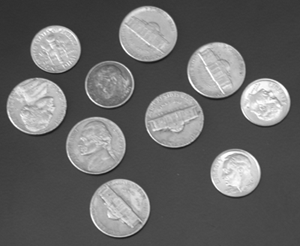
%> input picture image/Images-20231018/coins.png, 300 x 246 px
$ octave bounus.m   (GNU Octave 9; MATLAB toolbox functions it lacks are replaced by stand-ins)
%> lines starting %> are read from the running program, lines starting %| are printed output that depends on the picture; in (x1, y1, x2, y2) boxes, pixels count from 0 and x2, y2 are one past the last pixel; in counts of white or black regions, pixels touching at a corner belong together; the program's own positions count from 1
A=imread('coins.png');
%> A is the input picture: size 246x300 uint8; min 23, max 255, mean 103
B=im2bw(A,graythresh(A)-0.15);
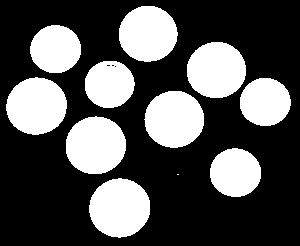
%> B: size 246x300 logical; 32.4% white; 11 white regions (1 under 20 px), largest, box (x1, y1, x2, y2) and area: (89, 178, 150, 238) 2836, (66, 116, 126, 174) 2751, (6, 77, 67, 135) 2729
c=imopen(B,ones(5,5));
%> c: size 246x300 logical; 32.3% white; 10 white regions, largest, box (x1, y1, x2, y2) and area: (89, 179, 150, 237) 2829, (66, 117, 126, 174) 2749, (6, 78, 67, 135) 2726
s=size(c);
%> s = [246 300]
count=0;
f=ones(3,3);
f(2,2)=0;
g=ordfilt2(c,8,f);
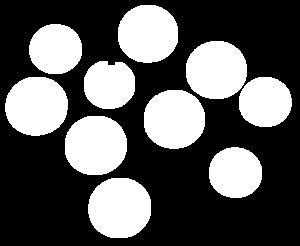
%> g: size 246x300 logical; 35.3% white; 10 white regions, largest, box (x1, y1, x2, y2) and area: (88, 178, 151, 238) 3071, (65, 116, 127, 175) 2987, (5, 77, 68, 136) 2966
for i=1:15
    g=imerode(g,ones(3,3));
end
%> this loop made 15 passes
%> pass 2, `g=imerode(g,ones(3,3));`:
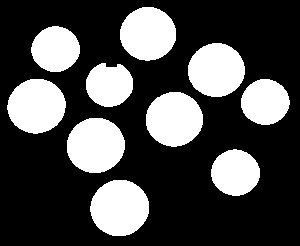
%> g: size 246x300 logical; 29.4% white; 10 white regions, largest, box (x1, y1, x2, y2) and area: (90, 180, 149, 236) 2595, (67, 118, 125, 173) 2519, (7, 79, 66, 134) 2494
%> pass 3, `g=imerode(g,ones(3,3));`:
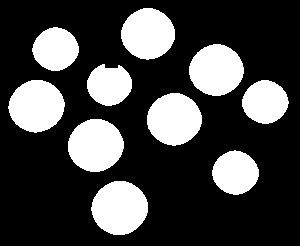
%> g: size 246x300 logical; 26.5% white; 10 white regions, largest, box (x1, y1, x2, y2) and area: (91, 181, 148, 235) 2369, (68, 119, 124, 172) 2297, (8, 80, 65, 133) 2270
%> after the loop:
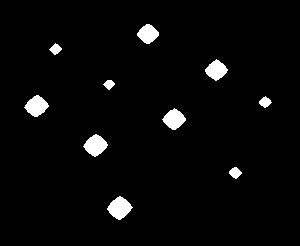
%> g: size 246x300 logical; 3.2% white; 10 white regions, largest, box (x1, y1, x2, y2) and area: (107, 196, 133, 220) 378, (83, 134, 108, 157) 352, (24, 95, 49, 117) 339
imshow(g);
result=zeros(s(1),s(2));
struc=strel('disk',5);
result=imerode(g,struc);
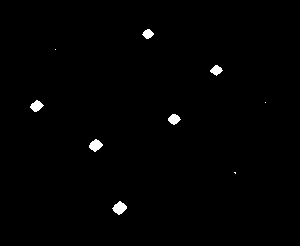
%> result: size 246x300 logical; 0.81% white; 9 white regions (3 under 20 px), largest, box (x1, y1, x2, y2) and area: (112, 201, 127, 215) 127, (89, 139, 103, 152) 113, (30, 100, 44, 112) 101, (168, 114, 181, 125) 94, (210, 65, 223, 76) 84, (142, 29, 154, 39) 77
% [x y]=bwlabel(g);
% disp('count: ');
% y

imshow(result);

$ run again, with image/Images-20231018/rice.png copied over image/Images-20231018/coins.png
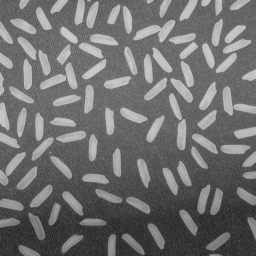
%> input picture image/Images-20231018/rice.png, 256 x 256 px
%> A is the input picture: size 256x256 uint8; min 40, max 204, mean 111.2
%> `B=im2bw(A,graythresh(A)-0.15);`:
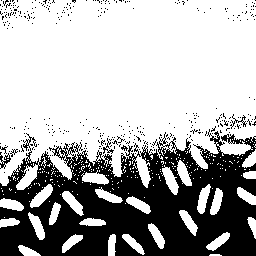
%> B: size 256x256 logical; 68.4% white; 351 black regions (344 under 20 px), largest, box (x1, y1, x2, y2) and area: (0, 129, 256, 256) 19782, (0, 152, 11, 169) 79, (230, 114, 247, 129) 58
%> c: size 256x256 logical; 62.2% white; 47 black regions (37 under 20 px), largest, box (x1, y1, x2, y2) and area: (0, 113, 256, 256) 23621, (0, 0, 35, 29) 495, (57, 0, 76, 20) 110
%> `result=imerode(g,struc);`:
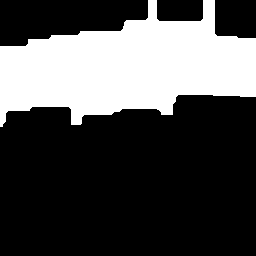
%> result: size 256x256 logical; 30.3% white; 1 white region, box (x1, y1, x2, y2) and area: (0, 0, 256, 127) 19869
